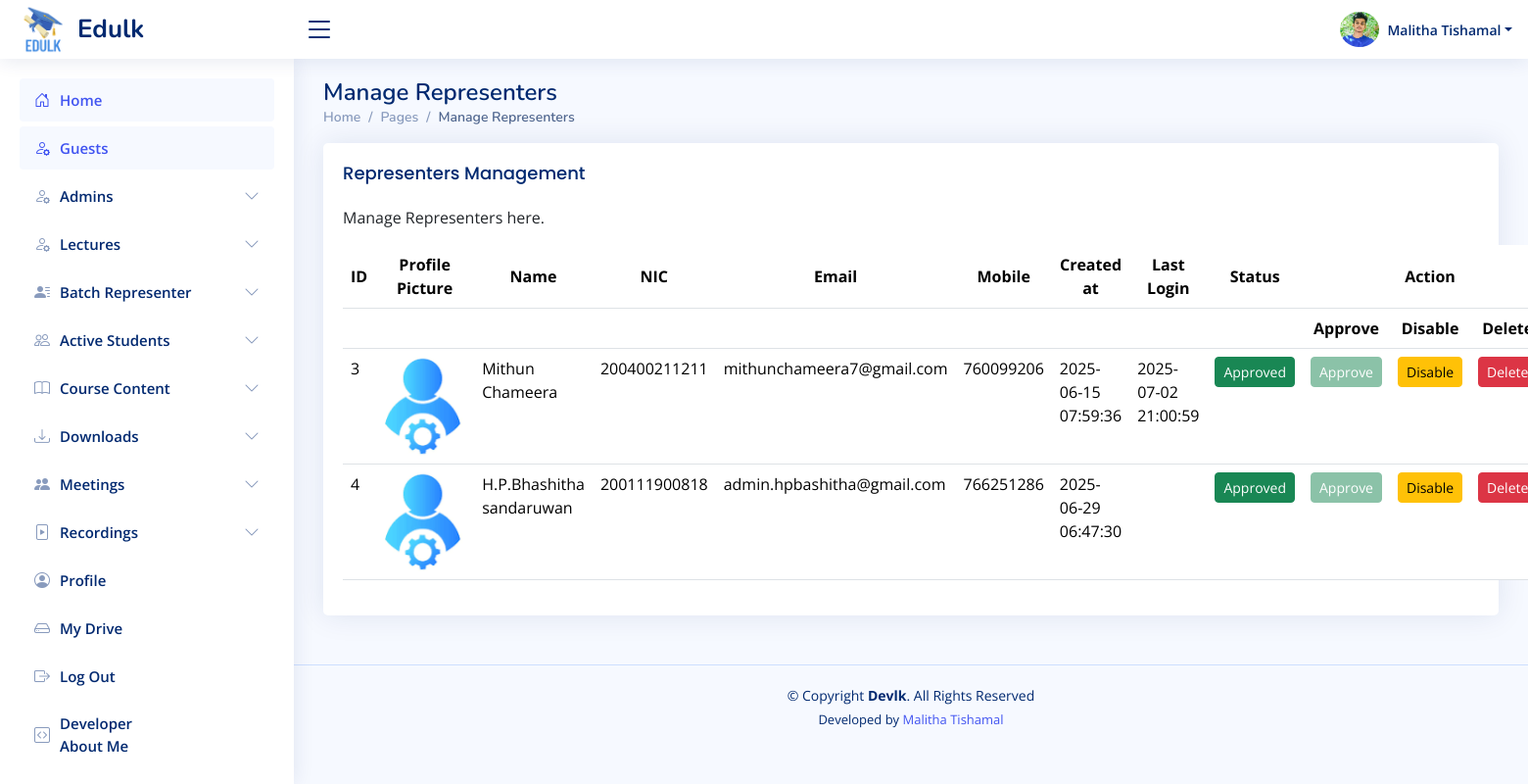
Page /sadmin/manage-batchadmins.php (signed in) on the committed database.
### tables this page shows
CREATE TABLE `sadmins` (
  `id` int(11) NOT NULL,
  `name` varchar(100) DEFAULT NULL,
  `nic` varchar(20) DEFAULT NULL,
  `email` varchar(100) DEFAULT NULL,
  `mobile` varchar(15) DEFAULT NULL,
  `password` varchar(255) DEFAULT NULL,
  `status` enum('pending','approved','rejected') DEFAULT 'pending',
  `profile_picture` varchar(200) NOT NULL DEFAULT 'uploads/profile_pictures/default.jpg',
  `created_at` datetime DEFAULT current_timestamp(),
  `last_login` datetime DEFAULT NULL
);

### sadmin/manage-batchadmins.php (the view, shortened to what this page needs)
<?php
require_once '../includes/db-conn.php';
$user_id = $_SESSION['sadmin_id'];
$sql = "SELECT name, email, nic,mobile,profile_picture FROM sadmins WHERE id = ?";
$stmt = $conn->prepare($sql);
$stmt->bind_param("i", $user_id);
$stmt->execute();
$result = $stmt->get_result();
$user = $result->fetch_assoc();
$sql = "SELECT * FROM admins";
$result = $conn->query($sql);
?>
<!DOCTYPE html>
<html lang="en">
<head>
    <?php include_once("../includes/css-links-inc.php"); ?>
</head>
<body>
<?php include_once("../includes/header.php") ?>
<?php include_once("../includes/sadmin-sidebar.php") ?>
<main id="main" class="main">
    <div class="pagetitle">
        <h1>Manage Representers</h1>
        <nav>
            <ol class="breadcrumb">
                <li class="breadcrumb-item"><a href="index.html">Home</a></li>
                <li class="breadcrumb-item">Pages</li>
                <li class="breadcrumb-item active">Manage Representers</li>
            </ol>
        </nav>
    </div>
    <section class="section">
        <div class="row">
            <div class="col-lg-12">
                <div class="card">
                    <div class="card-body">
                        <h5 class="card-title">Representers Management</h5>
                        <p>Manage Representers here.</p>
                        <table class="table datatable">
                            <thead class="align-middle text-center">
                                <tr>
                                    <th>ID</th>
                                    <th>Profile Picture</th>
                                    <th>Name</th>
                                    <th>NIC</th>
                                    <th>Email</th>
                                    <th>Mobile</th>
                                    <th>Created at</th>
                                    <th>Last Login</th>
                                    <th>Status</th>
                                    <th></th>
                                    <th>Action</th>
                                    <th></th>
                                </tr>
                                <tr>
                                    <th colspan="9" class="text-center"></th>
                                    <th class="text-center">Approve</th>
                                    <th class="text-center">Disable</th>
                                    <th class="text-center">Delete</th>
                                </tr>
                            </thead>
                            <tbody>
                                <?php
                                if ($result->num_rows > 0) {
                                    while ($row = $result->fetch_assoc()) {
                                        echo "<tr>";
                                        echo "<td>" . $row['id'] . "</td>";
                                        echo "<td><img src='../admin/" . $row["profile_picture"] . "' alt='Profile' width='85'></td>";
                                        echo "<td>" . $row['name'] . "</td>";
                                        echo "<td>" . $row['nic'] . "</td>";
                                        echo "<td>" . $row['email'] . "</td>";
                                        echo "<td>" . $row['mobile'] . "</td>";
                                        echo "<td>" . $row['created_at'] . "</td>";
                                        echo "<td>" . $row['last_login'] . "</td>";
                                        echo "<td>";
                                        $status = strtolower($row['status']);
                                        if ($status === 'active' || $status === 'approved') {
                                            echo "<span class='btn btn-success btn-sm w-100 text-center'>Approved</span>";
                                        } elseif ($status === 'disabled' || $status === 'rejected') {
                                            echo "<span class='btn btn-danger btn-sm w-100 text-center'>Rejected</span>";
                                        } elseif ($status === 'pending') {
                                            echo "<span class='btn btn-warning btn-sm w-100 text-center'>Pending</span>";
                                        } else {
                                            echo "<span class='btn btn-secondary btn-sm w-100 text-center'>" . ucfirst($row['status']) . "</span>";
                                        }
                                        echo "</td>";
                                        $approve_disabled = ($status === 'active' || $status === 'approved')
                                            ? "disabled style='opacity: 0.5; pointer-events: none;'"
                                            : "";
                                        $disable_disabled = ($status === 'disabled' || $status === 'rejected')
                                            ? "disabled style='opacity: 0.5; pointer-events: none;'"
                                            : "";
                                        echo "<td class='text-center'>
                                                <button class='btn btn-success btn-sm w-100 approve-btn' data-id='" . $row['id'] . "' $approve_disabled>Approve</button>
                                              </td>";
                                        echo "<td class='text-center'>
                                                <button class='btn btn-warning btn-sm w-100 disable-btn' data-id='" . $row['id'] . "' $disable_disabled>Disable</button>
                                              </td>";
                                        echo "<td class='text-center'>
                                                <button class='btn btn-danger btn-sm w-100 delete-btn' data-id='" . $row['id'] . "'>Delete</button>
                                              </td>";
                                        echo "</tr>";
                                    }
                                } else {
                                    echo "<tr><td colspan='13' class='text-center'>No users found.</td></tr>";
                                }
                                ?>
                            </tbody>
                        </table>
                    </div>
                </div>
            </div>
        </div>
    </section>
</main>
<?php include_once("../includes/footer.php") ?>
</body>
</html>

### includes/header.php (shortened to what this page needs)
<header id="header" class="header fixed-top d-flex align-items-center">
    <div class="d-flex align-items-center justify-content-between">
        <a href="" class="logo d-flex align-items-center">
            <img src="<?php echo $base_url; ?>assets/images/logos/edulk-logo.png" alt="">
            <span class="d-none d-lg-block">Edulk</span>
        </a>
        <i class="bi bi-list toggle-sidebar-btn"></i>
    </div>
    <nav class="header-nav ms-auto">
        <ul class="d-flex align-items-center">
            <?php
                $profilePic = isset($user['profile_picture']) && $user['profile_picture'] ? $user['profile_picture'] : 'default.jpg';
            ?>
            <li class="nav-item dropdown pe-3">
                <a class="nav-link nav-profile d-flex align-items-center pe-0" href="#" data-bs-toggle="dropdown">
                   <img id="profilePicture" src="<?php echo $profilePic; ?>" alt="Profile Picture" class="rounded-circle" style="width: 40px !important; height: 40px !important; object-fit: cover;">
                    <span class="d-none d-md-block dropdown-toggle ps-2"><?php echo htmlspecialchars($user['name']); ?></span>
                </a>
            </li>
        </ul>
    </nav>
</header>

### assets/css/style.css (style rules this page uses)
:root { scroll-behavior: smooth; }
body { font-family: "Open Sans", sans-serif; background: #f6f9ff; color: #444444; }
a { color: #4154f1; text-decoration: none; }
h1, h2, h3, h4, h5, h6 { font-family: "Nunito", sans-serif; }
#main { margin-top: 60px; padding: 20px 30px; transition: all 0.3s; }
.pagetitle { margin-bottom: 10px; }
.pagetitle h1 { font-size: 24px; margin-bottom: 0; font-weight: 600; color: #012970; }
.card { margin-bottom: 30px; border: none; border-radius: 5px; box-shadow: 0px 0 30px rgba(1, 41, 112, 0.1); }
.card-title { padding: 20px 0 15px 0; font-size: 18px; font-weight: 500; color: #012970; font-family: "Poppins", sans-serif; }
.card-body { padding: 0 20px 20px 20px; }
.breadcrumb { font-size: 14px; font-family: "Nunito", sans-serif; color: #899bbd; font-weight: 600; }
.breadcrumb a { color: #899bbd; transition: 0.3s; }
.breadcrumb .breadcrumb-item::before { color: #899bbd; }
.breadcrumb .active { color: #51678f; font-weight: 600; }
.logo { line-height: 1; }
@media (min-width: 1200px) { .logo { width: 280px; } }
.logo img { max-height: 50px; margin-right: 6px; }
.logo span { font-size: 26px; font-weight: 700; color: #012970; font-family: "Nunito", sans-serif; }
.header { transition: all 0.5s; z-index: 997; height: 60px; box-shadow: 0px 2px 20px rgba(1, 41, 112, 0.1); background-color: #fff; padding-left: 20px; }
.header .toggle-sidebar-btn { font-size: 32px; padding-left: 10px; cursor: pointer; color: #012970; }
.header-nav ul { list-style: none; }
.header-nav>ul { margin: 0; padding: 0; }
.header-nav .nav-profile { color: #012970; }
.header-nav .nav-profile img { max-height: 36px; }
.header-nav .nav-profile span { font-size: 14px; font-weight: 600; }
@media (min-width: 1200px) { #main, #footer { margin-left: 300px; } }

### rows in the picture
sadmins: profile_picture (picture), name "Malitha Tishamal"

### other values in the picture
$row['id'] "3"
$row['name'] "Mithun Chameera"
$row['nic'] "200400211211"
$row['email'] "mithunchameera7@gmail.com"
$row['mobile'] "760099206"
$row['created_at'] "2025-06-15 07:59:36"
$row['last_login'] "2025-07-02 21:00:59"
$row['id'] "4"
$row['name'] "H.P.Bhashitha sandaruwan"
$row['nic'] "200111900818"
$row['email'] "admin.hpbashitha@gmail.com"
$row['mobile'] "766251286"
$row['created_at'] "2025-06-29 06:47:30"
